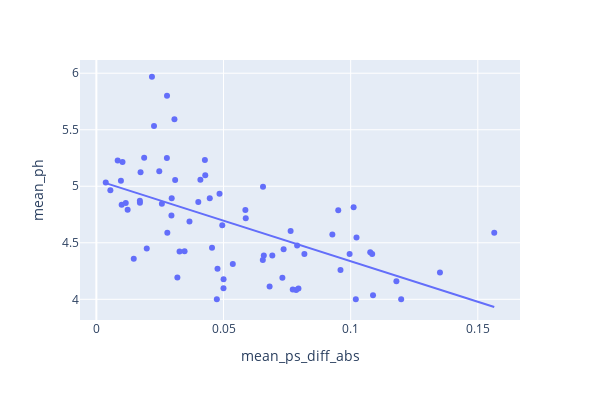

Source (notebook cell):
### Code cell
fig, res = get_scatter(mean_meta, 'mean_ps_diff_abs', 'mean_ph')
